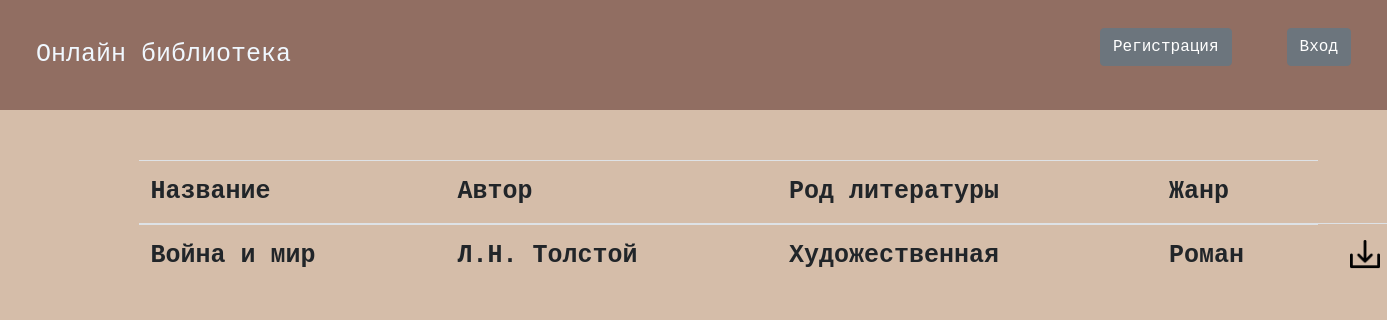
Before: / with the older database file.
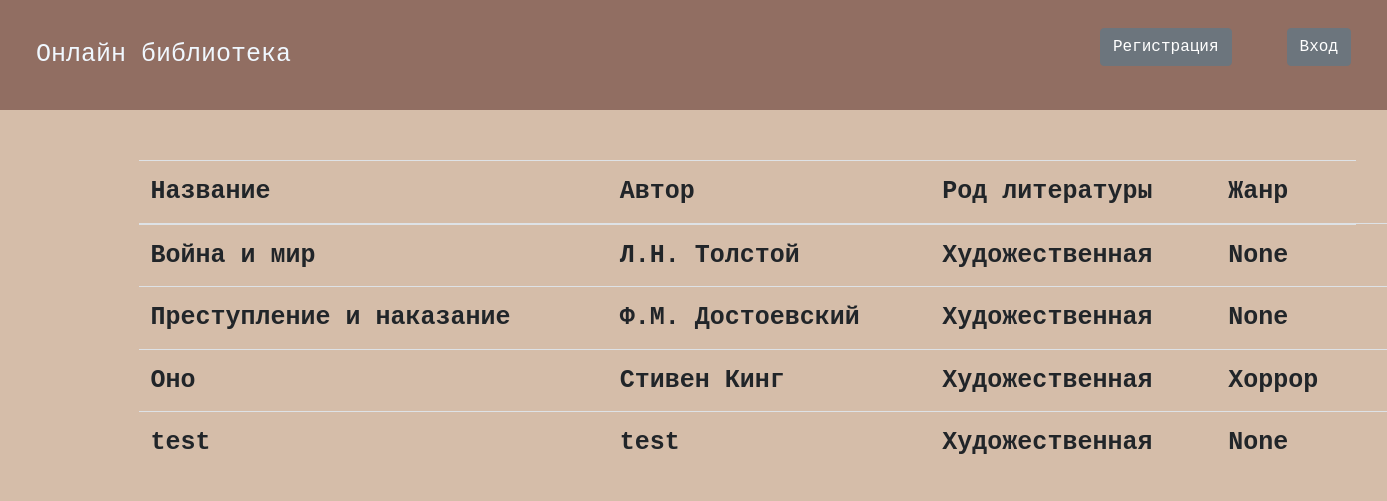
After: the same page with the newer database file.
### data/books.py (models this page shows, shortened)
class Book(SqlAlchemyBase):
    __tablename__ = 'books'
    id = sqlalchemy.Column(sqlalchemy.Integer, primary_key=True, autoincrement=True)
    title = sqlalchemy.Column(sqlalchemy.String)
    author = sqlalchemy.Column(sqlalchemy.String)
    type_of_fiction_id = sqlalchemy.Column(sqlalchemy.Integer, sqlalchemy.ForeignKey("literature_types.id"))
    genre_id = sqlalchemy.Column(sqlalchemy.Integer, sqlalchemy.ForeignKey("genres.id"))
    publish_year = sqlalchemy.Column(sqlalchemy.Integer, nullable=True)
    path_to_file = sqlalchemy.Column(sqlalchemy.String, nullable=True)
    genre = orm.relationship("Genres")
    type_of_fiction = orm.relationship("LiteratureTypes")

### data/literature_types.py (models this page shows)
class LiteratureTypes(SqlAlchemyBase):
    __tablename__ = 'literature_types'
    id = sqlalchemy.Column(sqlalchemy.Integer, primary_key=True, autoincrement=True)
    name = sqlalchemy.Column(sqlalchemy.String)
    def __repr__(self):
        return self.name

### data/genres.py (models this page shows)
class Genres(SqlAlchemyBase):
    __tablename__ = 'genres'
    id = sqlalchemy.Column(sqlalchemy.Integer, primary_key=True, autoincrement=True)
    name = sqlalchemy.Column(sqlalchemy.String)
    def __repr__(self):
        return self.name

### main.py (the view)
@app.route("/")
def index():
    sess = db_session.create_session()
    books = sess.query(Book).all()
    return flask.render_template("index.html", books=books, title="Онлайн библиотека")

### data/db_session.py (called while the page is built)
def create_session() -> Session:
    global __factory
    return __factory()

### templates/index.html (shortened to what this page needs)
{% extends "base.html" %}
{% block content %}
    <div class="books">
        <table class="table">
          <thead>
            <tr>
              <th>Название</th>
              <th>Автор</th>
              <th>Род литературы</th>
              <th>Жанр</th>
            </tr>
          </thead>
          <tbody>
            {% for book in books %}
              <tr>
                <th>{{book.title}} </th>
                <th>{{ book.author }}</th>
                 <th>{{ book.type_of_fiction }}</th>
                 <th>{{ book.genre }}</th>
                 <th><a href="/download/{{ book.id }}"><img src="static/img/download.png"></a></th>
                </tr>
            {% endfor %}
          </tbody>
        </table>
    </div>
{% endblock %}

### templates/base.html (shortened to what this page needs)
<!DOCTYPE html>
<html lang="en">
<head>
    <link rel="stylesheet" href="https://stackpath.bootstrapcdn.com/bootstrap/4.4.1/css/bootstrap.min.css"
>
    <link rel="stylesheet" type="text/css" href="../static/css/style.css"/>
</head>
<body>
    <header class="navbar">
        <a style="text-decoration: none; color:aliceblue;" href="/">Онлайн библиотека</a>
        {% if current_user.is_authenticated %}
            <a class="navbar-brand" style="color: aliceblue;" href="/logout">{{ current_user.name }}</a>
        {% else %}
            <p>
                <a class="btn btn-secondary" href="/register">Регистрация</a>
                <a class="btn btn-secondary" href="/login">Вход</a>
            </p>
        {% endif %}
    </header>
<main role="main" class="container">
    {% block content %}{% endblock %}
</main>
</body>
</html>

### static/css/style.css (style rules this page uses)
header { background-color:#916e62; padding: 10px; color: aliceblue; }
body { background-color: #d5bda9; color: aliceblue; font-family:'Courier New', Courier, monospace; font-size: 25px; }
a { margin: 20px; font-family:'Courier New', Courier, monospace; font-size: 25px; }
.books { margin-top: 50px; width: 120%; margin-left:auto ; }

Changed rows visible on the page:
changed Book "Война и мир": genre "Роман" → "None"
added Book: title "Преступление и наказание", author "Ф.М. Достоевский", type_of_fiction "Художественная", genre "None"
added Book: title "Оно", author "Стивен Кинг", type_of_fiction "Художественная", genre "Хоррор"
added Book: title "test", author "test", type_of_fiction "Художественная", genre "None"
